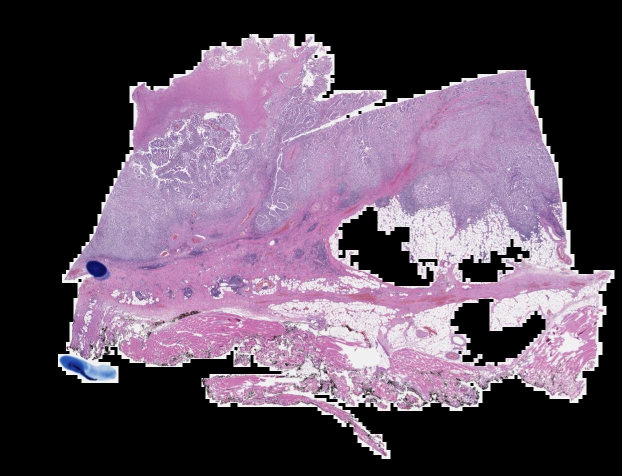
#> input picture data/data_lab_03/part_02/DHMC_0001.jpg, 1244 x 952 px (shown at 1/2 size)
$ python -i data_augmentation.py   (imports and definitions only)
#> lines starting #> are read from the running program, lines starting #| are printed output that depends on the picture
#> further down, picture is the input picture: shape (952, 1244, 3); mean B, G, R 96, 78.8, 95.2
# -*- coding: utf-8 -*-
# -*- author : Vincent Roduit-*-
# -*- date : 2024-05-15 -*-
# -*- Last revision: 2024-05-15 (Vincent Roduit)-*-
# -*- python version : 3.12.3 -*-
# -*- Description: Functions for data augmentation -*-

# import libraries
import cv2 as cv
import numpy as np

#import files
import constants

# [164 lines left out: functions rotate_image, rotate_by_set_angles, augment_set_rotations, blur_image, augment_blur, augment_gamma_correction and 1 more, not called in this run]


def histogram_equalization(image):
    # Convert to YUV color space
    img_yuv = cv.cvtColor(image, cv.COLOR_BGR2YUV)
#> img_yuv: shape (952, 1244, 3); mean of channels 0, 1, 2 85.7, 133, 136.3

    # Apply histogram equalization to the Y channel
    img_yuv[:, :, 0] = cv.equalizeHist(img_yuv[:, :, 0])
#> img_yuv: shape (952, 1244, 3); mean of channels 0, 1, 2 65.9, 133, 136.3

    # Convert back to BGR color space
    equalized_image = cv.cvtColor(img_yuv, cv.COLOR_YUV2BGR)
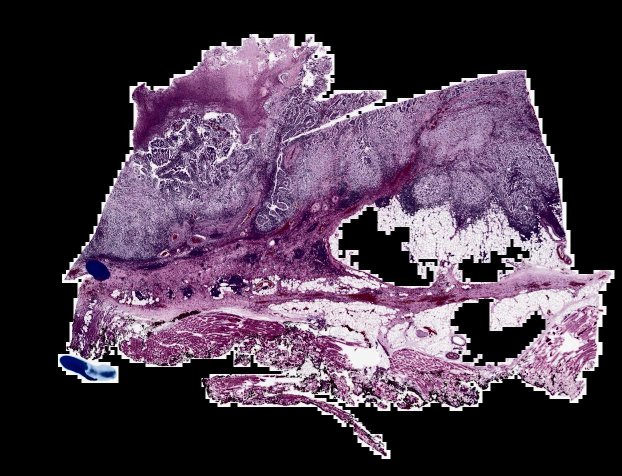
#> equalized_image: shape (952, 1244, 3) (shown at 1/2 size); mean B, G, R 75.9, 59.1, 75.4
    return equalized_image

# [8 lines left out: function gamma_correction, not called in this run]

>>> import cv2
>>> picture = cv2.imread('../../../data/data_lab_03/part_02/DHMC_0001.jpg')
>>> result = histogram_equalization(picture)

$ run again, on data/data_lab_03/part_02/DHMC_0007.jpg
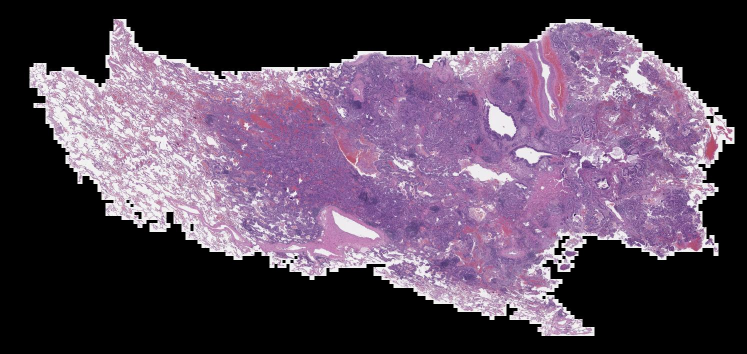
#> input picture data/data_lab_03/part_02/DHMC_0007.jpg, 1494 x 707 px (shown at 1/2 size)
#> picture is the input picture: shape (707, 1494, 3); mean B, G, R 92.5, 72.9, 90.3
#> in histogram_equalization, `equalized_image = cv.cvtColor(img_yuv, cv.COLOR_YUV2BGR)`:
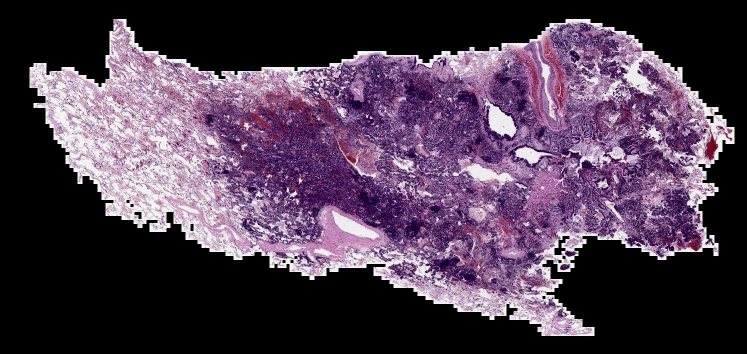
#> equalized_image: shape (707, 1494, 3) (shown at 1/2 size); mean B, G, R 80.4, 61.1, 78.4
